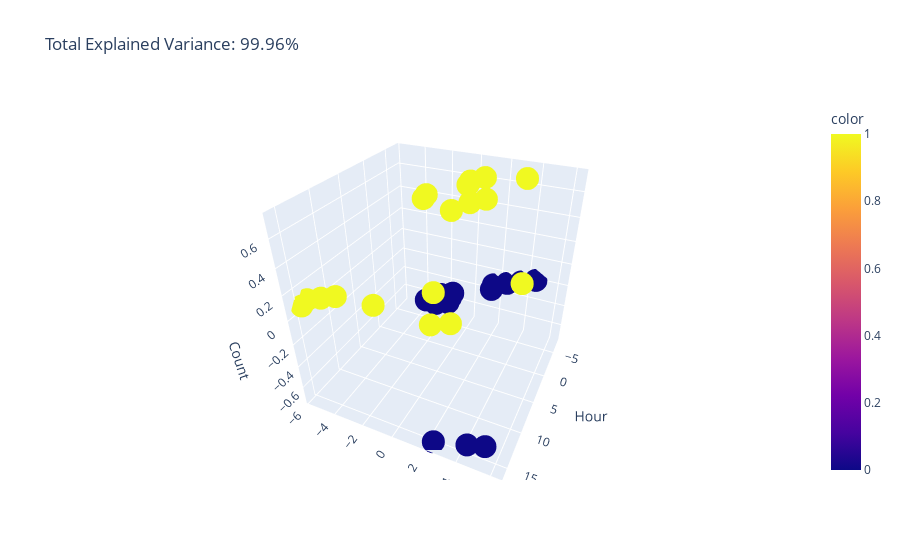

Write notebook code for a chart like this one.
### Code cell
import numpy
import pandas as pd
import plotly.express as px
from sklearn.decomposition import PCA
from sklearn.preprocessing import LabelEncoder


# Extract the time and day from the timestamp
df['hour'] = df['timestamp'].apply(lambda x: x.hour)
df['day'] = df['timestamp'].apply(lambda x: x.day)

# PCA can only accept numeric values, so convert species names to unique numbers
encoder = LabelEncoder()
encoder.fit(df['video_id'])
species_encoded = encoder.transform(df['video_id'])
df['id_encoded'] = species_encoded

# Select the columns for the PCA analysis
X = df[['hour', 'day', 'count', 'id_encoded']]
X = X.dropna()

# Initialize the PCA object with 3 components
pca = PCA(n_components=3)

# Fit the PCA model to the data and transform it
components = pca.fit_transform(X)

# Calculate the total explained variance
total_var = pca.explained_variance_ratio_.sum() * 100

# Create a 3D scatter plot using plotly express
fig = px.scatter_3d(
    components, x=0, y=1, z=2, color=X['id_encoded'],
    title=f'Total Explained Variance: {total_var:.2f}%',
    labels={'0': 'Hour', '1': 'Day', '2': 'Count', 'color': "Site"}
)

# Display the plot
fig.show()

### Figure 1 — Plotly figure (JSON) as saved in the notebook; plotly's stock layout.template omitted (floating-point values rounded to 4 significant figures)
{"data": [{"hovertemplate": "Hour=%{x}<br>Day=%{y}<br>Count=%{z}<br>color=%{marker.color}<extra></extra>", "legendgroup": "", "marker": {"color": [0, 0, 0, 0, 0, 0, 0, 0, 0, 0, 0, 0, 0, 0, 0, 0, 0, 0, 0, 0, 0, 0, 0, 0, 0, 0, 0, 0, 0, 0, 0, 0, 0, 0, 0, 0, 0, 0, 0, 1, 1, 1, 1, 1, 1, 1, 1, 1, 1, 1, 1, 1, 1, 1, 1, 1, 1, 1, 1, 1, 1, 1, 1, 1, 1, 1, 1, 1, 1, 1, 1, 1, 1, 1, 1, 1, 1, 1, 1], "coloraxis": "coloraxis", "symbol": "circle"}, "mode": "markers", "name": "", "scene": "scene", "showlegend": false, "type": "scatter3d", "x": [15.71, 15.71, 15.64, 15.6, 15.71, 15.71, -7.397, -7.397, -7.322, -7.322, -7.322, -7.36, -7.284, -7.284, -7.284, -7.284, -7.284, -7.284, -7.284, -6.285, -6.285, -6.285, -6.285, -6.172, -6.172, -6.172, -6.135, -5.136, -5.136, -5.136, -5.136, -5.136, -5.136, -5.136, -5.098, -5.173, -4.175, -4.175, -4.137, 15.69, 15.69, 15.73, 15.69, -7.231, -7.231, -7.231, -7.231, -7.231, -7.231, -7.231, -7.194, -7.194, -7.194, -7.194, -7.231, -6.082, -6.195, -6.082, -6.082, -5.083, -4.348, -1.275, -1.275, -1.275, -1.275, -1.238, -0.2011, 13.97, 13.93, 13.97, 13.97, 13.97, 14.01, 14.01, 15.01, 14.71, 14.56, 15.82, 15.82], "y": [2.404, 2.404, 4.398, 5.395, 2.404, 2.404, 4.491, 4.491, 2.497, 2.497, 2.497, 3.494, 1.499, 1.499, 1.499, 1.499, 1.499, 1.499, 1.499, 1.536, 1.536, 1.536, 1.536, -1.455, -1.455, -1.455, -2.453, -2.416, -2.416, -2.416, -2.416, -2.416, -2.416, -2.416, -3.413, -1.418, -1.381, -1.381, -2.379, 3.364, 3.364, 2.367, 3.364, 0.4654, 0.4654, 0.4654, 0.4654, 0.4654, 0.4654, 0.4654, -0.5318, -0.5318, -0.5318, -0.5318, 0.4654, -3.487, -0.4948, -3.487, -3.487, -3.45, 3.568, 1.685, 1.685, 1.685, 1.685, 0.6876, -0.2726, -4.74, -3.743, -4.74, -4.74, -4.74, -5.738, -5.738, -5.701, 2.277, 6.266, -0.6773, -0.6773], "z": [-0.718, -0.718, -0.6275, -0.5823, -0.718, -0.718, -0.1917, -0.1917, -0.2822, -0.2822, -0.2822, -0.2369, -0.3274, -0.3274, -0.3274, -0.3274, -0.3274, -0.3274, -0.3274, -0.3373, -0.3373, -0.3373, -0.3373, -0.473, -0.473, -0.473, -0.5182, -0.5281, -0.5281, -0.5281, -0.5281, -0.5281, -0.5281, -0.5281, -0.5733, -0.4829, -0.4928, -0.4928, -0.538, 0.3128, 0.3128, 0.2676, 0.3128, 0.6129, 0.6129, 0.6129, 0.6129, 0.6129, 0.6129, 0.6129, 0.5677, 0.5677, 0.5677, 0.5677, 0.6129, 0.4221, 0.5578, 0.4221, 0.4221, 0.4122, 0.7189, 0.5988, 0.5988, 0.5988, 0.5988, 0.5535, 0.4984, 0.1336, 0.1789, 0.1336, 0.1336, 0.1336, 0.08842, 0.08842, 0.07852, 0.4404, 0.6213, 0.2948, 0.2948]}], "layout": {"autosize": true, "coloraxis": {"colorbar": {"title": {"text": "color"}}, "colorscale": [[0, "#0d0887"], [0.1111, "#46039f"], [0.2222, "#7201a8"], [0.3333, "#9c179e"], [0.4444, "#bd3786"], [0.5556, "#d8576b"], [0.6667, "#ed7953"], [0.7778, "#fb9f3a"], [0.8889, "#fdca26"], [1, "#f0f921"]]}, "legend": {"tracegroupgap": 0}, "scene": {"aspectmode": "auto", "aspectratio": {"x": 1, "y": 1, "z": 1}, "camera": {"center": {"x": 0, "y": 0, "z": 0}, "eye": {"x": 1.64, "y": 0.7608, "z": 1.192}, "projection": {"type": "perspective"}, "up": {"x": 0, "y": 0, "z": 1}}, "domain": {"x": [0, 1], "y": [0, 1]}, "xaxis": {"title": {"text": "Hour"}, "type": "linear"}, "yaxis": {"title": {"text": "Day"}, "type": "linear"}, "zaxis": {"title": {"text": "Count"}, "type": "linear"}}, "title": {"text": "Total Explained Variance: 99.96%"}}}
